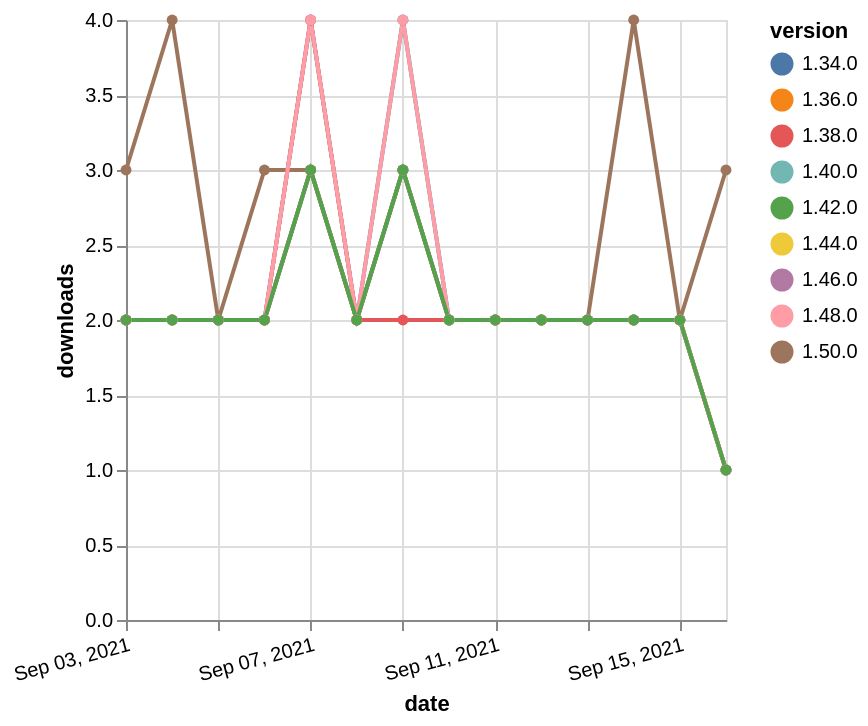

The Vega-Lite source for this figure:
### Vega-Lite specification from a JSON file in a GitHub repository (floating-point values rounded to 4 significant figures)
{"$schema": "https://vega.github.io/schema/vega-lite/v5.json", "description": "A simple bar chart with embedded data.", "data": {"values": [{"date": "2021-09-03", "total": 3239, "delta": 2, "version": "1.34.0"}, {"date": "2021-09-04", "total": 3241, "delta": 2, "version": "1.34.0"}, {"date": "2021-09-05", "total": 3243, "delta": 2, "version": "1.34.0"}, {"date": "2021-09-06", "total": 3245, "delta": 2, "version": "1.34.0"}, {"date": "2021-09-07", "total": 3249, "delta": 4, "version": "1.34.0"}, {"date": "2021-09-08", "total": 3251, "delta": 2, "version": "1.34.0"}, {"date": "2021-09-09", "total": 3255, "delta": 4, "version": "1.34.0"}, {"date": "2021-09-10", "total": 3257, "delta": 2, "version": "1.34.0"}, {"date": "2021-09-11", "total": 3259, "delta": 2, "version": "1.34.0"}, {"date": "2021-09-12", "total": 3261, "delta": 2, "version": "1.34.0"}, {"date": "2021-09-13", "total": 3263, "delta": 2, "version": "1.34.0"}, {"date": "2021-09-14", "total": 3265, "delta": 2, "version": "1.34.0"}, {"date": "2021-09-15", "total": 3267, "delta": 2, "version": "1.34.0"}, {"date": "2021-09-16", "total": 3268, "delta": 1, "version": "1.34.0"}, {"date": "2021-09-03", "total": 231, "delta": 3, "version": "1.50.0"}, {"date": "2021-09-04", "total": 235, "delta": 4, "version": "1.50.0"}, {"date": "2021-09-05", "total": 237, "delta": 2, "version": "1.50.0"}, {"date": "2021-09-06", "total": 240, "delta": 3, "version": "1.50.0"}, {"date": "2021-09-07", "total": 243, "delta": 3, "version": "1.50.0"}, {"date": "2021-09-08", "total": 245, "delta": 2, "version": "1.50.0"}, {"date": "2021-09-09", "total": 248, "delta": 3, "version": "1.50.0"}, {"date": "2021-09-10", "total": 250, "delta": 2, "version": "1.50.0"}, {"date": "2021-09-11", "total": 252, "delta": 2, "version": "1.50.0"}, {"date": "2021-09-12", "total": 254, "delta": 2, "version": "1.50.0"}, {"date": "2021-09-13", "total": 256, "delta": 2, "version": "1.50.0"}, {"date": "2021-09-14", "total": 260, "delta": 4, "version": "1.50.0"}, {"date": "2021-09-15", "total": 262, "delta": 2, "version": "1.50.0"}, {"date": "2021-09-16", "total": 265, "delta": 3, "version": "1.50.0"}, {"date": "2021-09-03", "total": 1477, "delta": 2, "version": "1.44.0"}, {"date": "2021-09-04", "total": 1479, "delta": 2, "version": "1.44.0"}, {"date": "2021-09-05", "total": 1481, "delta": 2, "version": "1.44.0"}, {"date": "2021-09-06", "total": 1483, "delta": 2, "version": "1.44.0"}, {"date": "2021-09-07", "total": 1486, "delta": 3, "version": "1.44.0"}, {"date": "2021-09-08", "total": 1488, "delta": 2, "version": "1.44.0"}, {"date": "2021-09-09", "total": 1491, "delta": 3, "version": "1.44.0"}, {"date": "2021-09-10", "total": 1493, "delta": 2, "version": "1.44.0"}, {"date": "2021-09-11", "total": 1495, "delta": 2, "version": "1.44.0"}, {"date": "2021-09-12", "total": 1497, "delta": 2, "version": "1.44.0"}, {"date": "2021-09-13", "total": 1499, "delta": 2, "version": "1.44.0"}, {"date": "2021-09-14", "total": 1501, "delta": 2, "version": "1.44.0"}, {"date": "2021-09-15", "total": 1503, "delta": 2, "version": "1.44.0"}, {"date": "2021-09-16", "total": 1504, "delta": 1, "version": "1.44.0"}, {"date": "2021-09-03", "total": 2459, "delta": 2, "version": "1.38.0"}, {"date": "2021-09-04", "total": 2461, "delta": 2, "version": "1.38.0"}, {"date": "2021-09-05", "total": 2463, "delta": 2, "version": "1.38.0"}, {"date": "2021-09-06", "total": 2465, "delta": 2, "version": "1.38.0"}, {"date": "2021-09-07", "total": 2469, "delta": 4, "version": "1.38.0"}, {"date": "2021-09-08", "total": 2471, "delta": 2, "version": "1.38.0"}, {"date": "2021-09-09", "total": 2473, "delta": 2, "version": "1.38.0"}, {"date": "2021-09-10", "total": 2475, "delta": 2, "version": "1.38.0"}, {"date": "2021-09-11", "total": 2477, "delta": 2, "version": "1.38.0"}, {"date": "2021-09-12", "total": 2479, "delta": 2, "version": "1.38.0"}, {"date": "2021-09-13", "total": 2481, "delta": 2, "version": "1.38.0"}, {"date": "2021-09-14", "total": 2483, "delta": 2, "version": "1.38.0"}, {"date": "2021-09-15", "total": 2485, "delta": 2, "version": "1.38.0"}, {"date": "2021-09-16", "total": 2486, "delta": 1, "version": "1.38.0"}, {"date": "2021-09-03", "total": 2658, "delta": 2, "version": "1.36.0"}, {"date": "2021-09-04", "total": 2660, "delta": 2, "version": "1.36.0"}, {"date": "2021-09-05", "total": 2662, "delta": 2, "version": "1.36.0"}, {"date": "2021-09-06", "total": 2664, "delta": 2, "version": "1.36.0"}, {"date": "2021-09-07", "total": 2667, "delta": 3, "version": "1.36.0"}, {"date": "2021-09-08", "total": 2669, "delta": 2, "version": "1.36.0"}, {"date": "2021-09-09", "total": 2672, "delta": 3, "version": "1.36.0"}, {"date": "2021-09-10", "total": 2674, "delta": 2, "version": "1.36.0"}, {"date": "2021-09-11", "total": 2676, "delta": 2, "version": "1.36.0"}, {"date": "2021-09-12", "total": 2678, "delta": 2, "version": "1.36.0"}, {"date": "2021-09-13", "total": 2680, "delta": 2, "version": "1.36.0"}, {"date": "2021-09-14", "total": 2682, "delta": 2, "version": "1.36.0"}, {"date": "2021-09-15", "total": 2684, "delta": 2, "version": "1.36.0"}, {"date": "2021-09-16", "total": 2685, "delta": 1, "version": "1.36.0"}, {"date": "2021-09-03", "total": 2057, "delta": 2, "version": "1.40.0"}, {"date": "2021-09-04", "total": 2059, "delta": 2, "version": "1.40.0"}, {"date": "2021-09-05", "total": 2061, "delta": 2, "version": "1.40.0"}, {"date": "2021-09-06", "total": 2063, "delta": 2, "version": "1.40.0"}, {"date": "2021-09-07", "total": 2066, "delta": 3, "version": "1.40.0"}, {"date": "2021-09-08", "total": 2068, "delta": 2, "version": "1.40.0"}, {"date": "2021-09-09", "total": 2071, "delta": 3, "version": "1.40.0"}, {"date": "2021-09-10", "total": 2073, "delta": 2, "version": "1.40.0"}, {"date": "2021-09-11", "total": 2075, "delta": 2, "version": "1.40.0"}, {"date": "2021-09-12", "total": 2077, "delta": 2, "version": "1.40.0"}, {"date": "2021-09-13", "total": 2079, "delta": 2, "version": "1.40.0"}, {"date": "2021-09-14", "total": 2081, "delta": 2, "version": "1.40.0"}, {"date": "2021-09-15", "total": 2083, "delta": 2, "version": "1.40.0"}, {"date": "2021-09-16", "total": 2084, "delta": 1, "version": "1.40.0"}, {"date": "2021-09-03", "total": 987, "delta": 2, "version": "1.46.0"}, {"date": "2021-09-04", "total": 989, "delta": 2, "version": "1.46.0"}, {"date": "2021-09-05", "total": 991, "delta": 2, "version": "1.46.0"}, {"date": "2021-09-06", "total": 993, "delta": 2, "version": "1.46.0"}, {"date": "2021-09-07", "total": 996, "delta": 3, "version": "1.46.0"}, {"date": "2021-09-08", "total": 998, "delta": 2, "version": "1.46.0"}, {"date": "2021-09-09", "total": 1001, "delta": 3, "version": "1.46.0"}, {"date": "2021-09-10", "total": 1003, "delta": 2, "version": "1.46.0"}, {"date": "2021-09-11", "total": 1005, "delta": 2, "version": "1.46.0"}, {"date": "2021-09-12", "total": 1007, "delta": 2, "version": "1.46.0"}, {"date": "2021-09-13", "total": 1009, "delta": 2, "version": "1.46.0"}, {"date": "2021-09-14", "total": 1011, "delta": 2, "version": "1.46.0"}, {"date": "2021-09-15", "total": 1013, "delta": 2, "version": "1.46.0"}, {"date": "2021-09-16", "total": 1014, "delta": 1, "version": "1.46.0"}, {"date": "2021-09-03", "total": 704, "delta": 2, "version": "1.48.0"}, {"date": "2021-09-04", "total": 706, "delta": 2, "version": "1.48.0"}, {"date": "2021-09-05", "total": 708, "delta": 2, "version": "1.48.0"}, {"date": "2021-09-06", "total": 710, "delta": 2, "version": "1.48.0"}, {"date": "2021-09-07", "total": 714, "delta": 4, "version": "1.48.0"}, {"date": "2021-09-08", "total": 716, "delta": 2, "version": "1.48.0"}, {"date": "2021-09-09", "total": 720, "delta": 4, "version": "1.48.0"}, {"date": "2021-09-10", "total": 722, "delta": 2, "version": "1.48.0"}, {"date": "2021-09-11", "total": 724, "delta": 2, "version": "1.48.0"}, {"date": "2021-09-12", "total": 726, "delta": 2, "version": "1.48.0"}, {"date": "2021-09-13", "total": 728, "delta": 2, "version": "1.48.0"}, {"date": "2021-09-14", "total": 730, "delta": 2, "version": "1.48.0"}, {"date": "2021-09-15", "total": 732, "delta": 2, "version": "1.48.0"}, {"date": "2021-09-16", "total": 733, "delta": 1, "version": "1.48.0"}, {"date": "2021-09-03", "total": 1642, "delta": 2, "version": "1.42.0"}, {"date": "2021-09-04", "total": 1644, "delta": 2, "version": "1.42.0"}, {"date": "2021-09-05", "total": 1646, "delta": 2, "version": "1.42.0"}, {"date": "2021-09-06", "total": 1648, "delta": 2, "version": "1.42.0"}, {"date": "2021-09-07", "total": 1651, "delta": 3, "version": "1.42.0"}, {"date": "2021-09-08", "total": 1653, "delta": 2, "version": "1.42.0"}, {"date": "2021-09-09", "total": 1656, "delta": 3, "version": "1.42.0"}, {"date": "2021-09-10", "total": 1658, "delta": 2, "version": "1.42.0"}, {"date": "2021-09-11", "total": 1660, "delta": 2, "version": "1.42.0"}, {"date": "2021-09-12", "total": 1662, "delta": 2, "version": "1.42.0"}, {"date": "2021-09-13", "total": 1664, "delta": 2, "version": "1.42.0"}, {"date": "2021-09-14", "total": 1666, "delta": 2, "version": "1.42.0"}, {"date": "2021-09-15", "total": 1668, "delta": 2, "version": "1.42.0"}, {"date": "2021-09-16", "total": 1669, "delta": 1, "version": "1.42.0"}]}, "width": "container", "mark": {"type": "line", "point": {"filled": true}}, "encoding": {"x": {"field": "date", "type": "temporal", "timeUnit": "yearmonthdate", "title": "date", "axis": {"labelAngle": -15}}, "y": {"field": "delta", "type": "quantitative", "title": "downloads"}, "color": {"field": "version", "type": "nominal"}, "tooltip": {"field": "delta"}}}
